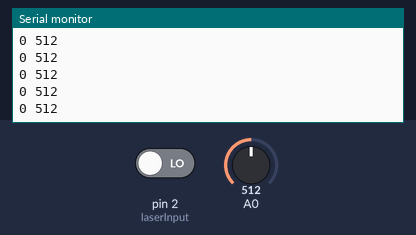
Simulated run of this sketch. Board: Arduino Uno, built with avr-gcc and run on an emulated ATmega328P. On the bench: the last lines printed to the serial monitor. The test bench sets the inputs (shaded band); at power-on: A0 = 512, pin 2 (laserInput) LOW.

Above: at 1.2 s.
1.3 s: A0 set to 716
At 2.1 s:
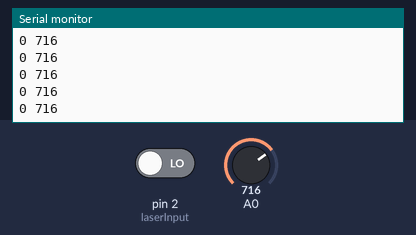
2.8 s: pin 2 (laserInput) driven HIGH
At 3.7 s:
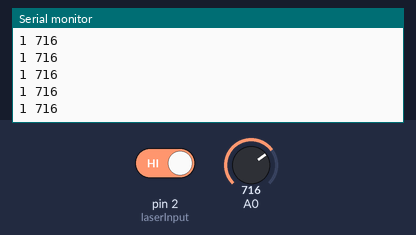
4.3 s: A0 set to 900
At 5.0 s:
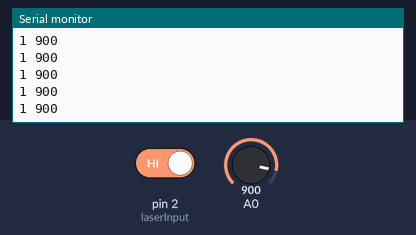
5.8 s: pin 2 (laserInput) driven LOW
At 6.8 s:
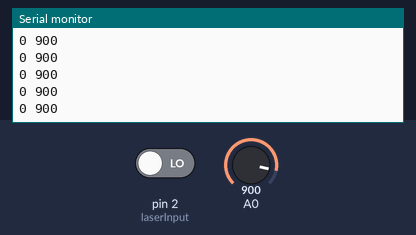
Timing chart, 0 to 8.3 s (numbered marks = the images above; inputs shaded):
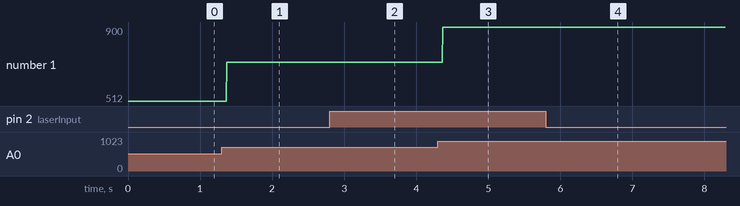

Measured:
- after the input at 1.3 s, the serial monitor: prints a new line after 0.07 s (image 1)
- after the input at 2.8 s, the serial monitor: prints a new line after 0.07 s (image 2)
- after the input at 4.3 s, the serial monitor: prints a new line after 0.07 s (image 3)
- after the input at 5.8 s, the serial monitor: prints a new line after 0.07 s (image 4)
- plotted number 1: 512 → 716 after the input at 1.3 s, 716 → 900 after the input at 4.3 s

The sketch:

analog_digital_test.ino
```cpp
int laserInput = 2;

void setup() {
  Serial.begin(9600);
  pinMode(laserInput, INPUT);
}

void loop() {
  int laserState = digitalRead(laserInput);
  int sensorValue = analogRead(A0);

  Serial.print(laserState);
  Serial.print(' ');
  Serial.println(sensorValue);
  delay(1);
}
```
